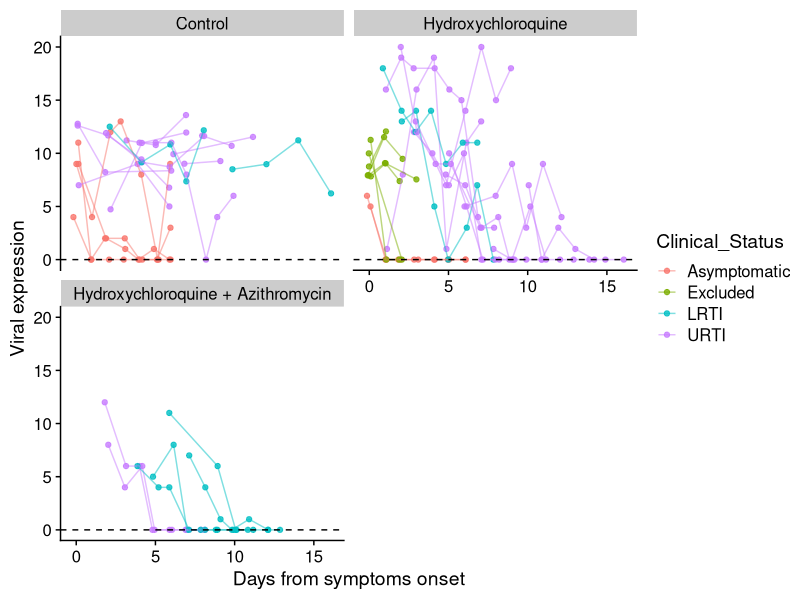

Write the R code that produced this figure. (Note: this script raises an error after producing the figure.)
## ---- chunk 1
library(tidyverse)
library(readxl)
library(here)
library(cowplot)
theme_set(theme_cowplot())
## ---- chunk 2
gautret <- readxl::read_excel(here("Gautret_et_al.xlsx"), sheet = "Patients", na = c("ND","Unknown", "NF")) %>% mutate(Group = if_else(Hydroxychloroquine == "No", "Control", if_else(Azithromycin == "No", "Hydroxychloroquine", "Hydroxychloroquine + Azithromycin")), 
               NumericID = 1:n(),
               Days_From_Onset_Imputed = if_else(is.na(Days_From_Onset) | Days_From_Onset == "-", as.integer(0), as.integer(Days_From_Onset)))

gautret$Clinical_Status[gautret$Clinical_Status == "LTRI"] <- "LRTI"


gautret_long <- gautret %>% 
  pivot_longer(matches("D[0-6]"), names_to = "Day", values_to = "PCR", names_prefix = "D") %>% 
  filter(!is.na(PCR)) %>%
  mutate(Day = as.integer(Day))
PCR_Neg_Limit <- 35 #From paper
PCR_Pos_Proxy <- 25 #Arbitrary
## ---- chunk 3

gautret_long %>% filter(Source != "Excluded") %>% 
  mutate(Viral_Expression = PCR_Neg_Limit - case_when(PCR == "POS" ~ rnorm(n(), PCR_Pos_Proxy, 2),
                                                PCR == "NEG" ~ PCR_Neg_Limit,
                                                PCR == "ND" ~ NA_real_,
                                                TRUE ~ as.double(PCR)),
         Expression_Exact = !(PCR %in% c("POS","NEG","ND") ),
         Time = Day + Days_From_Onset_Imputed + runif(n(), - 0.2, 0.2)) %>%
  filter(!is.na(Viral_Expression)) %>%
  ggplot(aes(x = Time, y = Viral_Expression, color = Clinical_Status, group = ID)) + 
  geom_point(alpha = 0.8) + geom_line(alpha = 0.5) +
  geom_hline(yintercept = 0, linetype = "dashed") + facet_wrap(~Group, ncol = 2) +
  scale_x_continuous("Days from symptoms onset") + scale_y_continuous("Viral expression")
## ---- chunk 4
gautret %>% filter(Source == "Excluded") %>% select(ID, Clinical_Status, Hydroxychloroquine, Azithromycin, matches("D[0-6]"))
## ---- chunk 5
model <- cmdstan_model(stan_file = here::here("change_point.stan"))

observation_type <- case_when(gautret_long$PCR == "NEG" ~ -1,
                                     gautret_long$PCR == "POS" ~ 1,
                                     gautret_long$PCR %in% c("ICU","DEATH", 1) ~ 2,
                                     TRUE ~ 0
                                     )
gautret_long

data_for_model <- c(prior, list(
        N_patients = nrow(gautret),
        N_obs = nrow(gautret_long),
        observation_patients = gautret_long$NumericID,
        observation_time = gautret_long$Day + gautret_long$Days_From_Onset_Imputed,
        observation_type = observation_type,
        baseline_recovery_mean = 8,
        baseline_recovery_shape = 1,
        observations = if_else(observation_type == 0, PCR_Neg_Limit - as.double(gautret_long$PCR), 0)
      ))

cmdstan_fit <- model$sample(data = data_for_model)
## ---- chunk 6
gautret %>% filter(Source != "Excluded") %>% ggplot(aes(Age)) + geom_histogram(binwidth = 10) + facet_wrap(~Group, ncol = 1)
